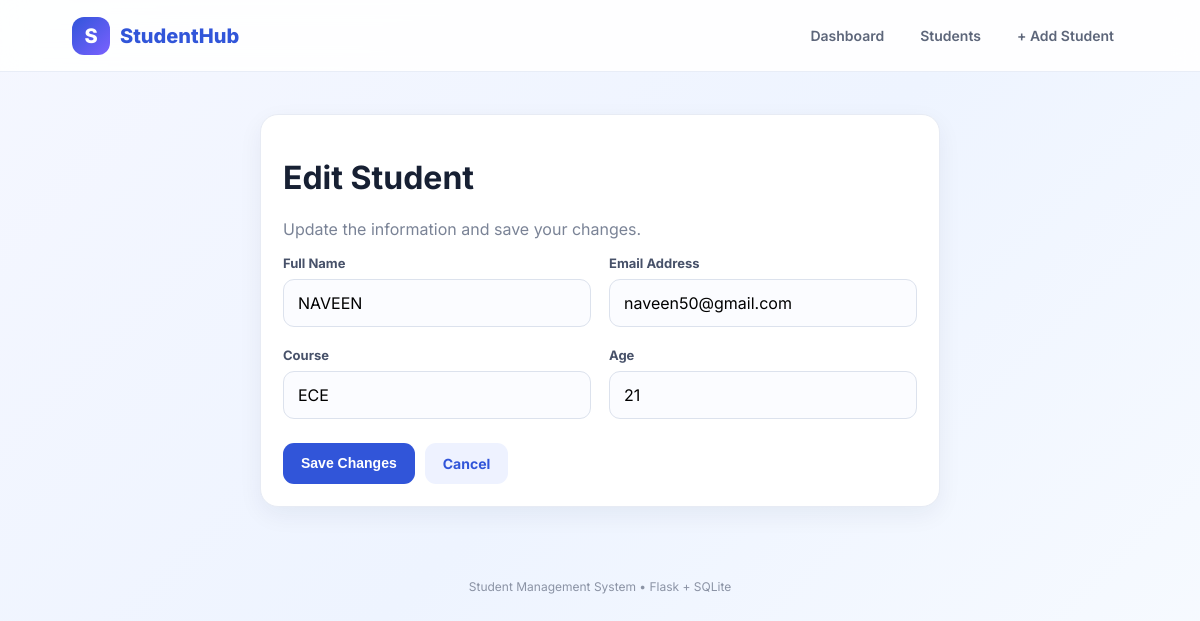
Page /edit/102 on the committed database.
### tables this page shows
CREATE TABLE students (
    id INTEGER PRIMARY KEY AUTOINCREMENT,
    name TEXT NOT NULL,
    email TEXT NOT NULL,
    course TEXT NOT NULL,
    age INTEGER NOT NULL
);

### app.py (the view, shortened to what this page needs)
@app.route("/edit/<int:id>", methods=["GET", "POST"])
def edit_student(id):
    connection = sqlite3.connect("students.db")
    cursor = connection.cursor()
    cursor.execute("SELECT * FROM students WHERE id = ?", (id,))
    student = cursor.fetchone()
    connection.close()
    return render_template("edit_student.html", student=student)

### templates/edit_student.html (shortened to what this page needs)
{% extends "base.html" %}
{% block content %}
<div class="card">
  <h1>Edit Student</h1><p class="muted">Update the information and save your changes.</p>
  <form action="/edit/{{ student[0] }}" method="POST">
    <div class="form-grid">
      <div class="field"><label>Full Name</label><input type="text" name="name" value="{{ student[1] }}" required></div>
      <div class="field"><label>Email Address</label><input type="email" name="email" value="{{ student[2] }}" required></div>
      <div class="field"><label>Course</label><input type="text" name="course" value="{{ student[3] }}" required></div>
      <div class="field"><label>Age</label><input type="number" name="age" value="{{ student[4] }}" min="1" max="100" required></div>
    </div>
    <div class="form-actions"><button class="btn btn-blue" type="submit">Save Changes</button><a class="btn btn-light" href="/students">Cancel</a></div>
  </form>
</div>
{% endblock %}

### static/style.css (style rules this page uses)
* { box-sizing:border-box }
body { margin:0;font-family:'Inter',Arial,sans-serif;color:#172033; background:linear-gradient(135deg,#f5f7ff 0%,#eef4ff 50%,#f8fbff 100%); min-height:100vh; }
a { text-decoration:none;color:inherit }
.btn { display:inline-flex;align-items:center;justify-content:center;border:0;border-radius:11px;padding:12px 18px;font-weight:700;cursor:pointer;font-size:14px;transition:.2s }
.btn-blue { background:#3155d9;color:#fff }
.btn-light { background:#eef2ff;color:#3155d9 }
.stat,.card { background:#fff;border:1px solid #e7ebf4;border-radius:18px;padding:22px;box-shadow:0 8px 25px rgba(24,40,72,.06) }
.card { max-width:680px;margin:auto }
.form-grid { display:grid;grid-template-columns:1fr 1fr;gap:18px }
.field { margin-bottom:2px }
label { display:block;font-size:13px;font-weight:700;color:#475169;margin-bottom:8px }
input { width:100%;padding:13px 14px;border:1px solid #dce2ed;border-radius:11px; outline:none;font:inherit;background:#fbfcff;transition:.2s }
.form-actions { display:flex;gap:10px;margin-top:22px }
.muted { color:#7a8396 }

### rows in the picture
students: name "NAVEEN", email "naveen50@gmail.com", course "ECE", age "21"
